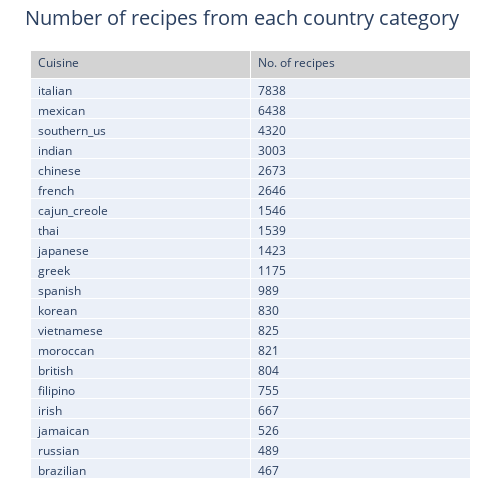

This figure's notebook cell:
### Code cell
data = [go.Table(header = dict(values=['Cuisine', 'No. of recipes'], fill=dict(color='lightgray'), align=['left']*5 ),
                cells = dict(values=[train['cuisine'].value_counts().index,train['cuisine'].value_counts()], align=['left']*5))]
layout = go.Layout(title = 'Number of recipes from each country category',
                  title_font=dict(size=20),width=500, height=500, margin=dict(l=30,r=30,b=1,t=50,pad=1))

iplot(dict(data=data,layout=layout))

### Figure 1 — Plotly figure (JSON) as saved in the notebook; plotly's stock layout.template omitted (floating-point values rounded to 4 significant figures)
{"data": [{"cells": {"align": ["left", "left", "left", "left", "left"], "values": [["italian", "mexican", "southern_us", "indian", "chinese", "french", "cajun_creole", "thai", "japanese", "greek", "spanish", "korean", "vietnamese", "moroccan", "british", "filipino", "irish", "jamaican", "russian", "brazilian"], [7838, 6438, 4320, 3003, 2673, 2646, 1546, 1539, 1423, 1175, 989, 830, 825, 821, 804, 755, 667, 526, 489, 467]]}, "header": {"align": ["left", "left", "left", "left", "left"], "fill": {"color": "lightgray"}, "values": ["Cuisine", "No. of recipes"]}, "type": "table"}], "layout": {"height": 500, "margin": {"b": 1, "l": 30, "pad": 1, "r": 30, "t": 50}, "title": {"font": {"size": 20}, "text": "Number of recipes from each country category"}, "width": 500}}
